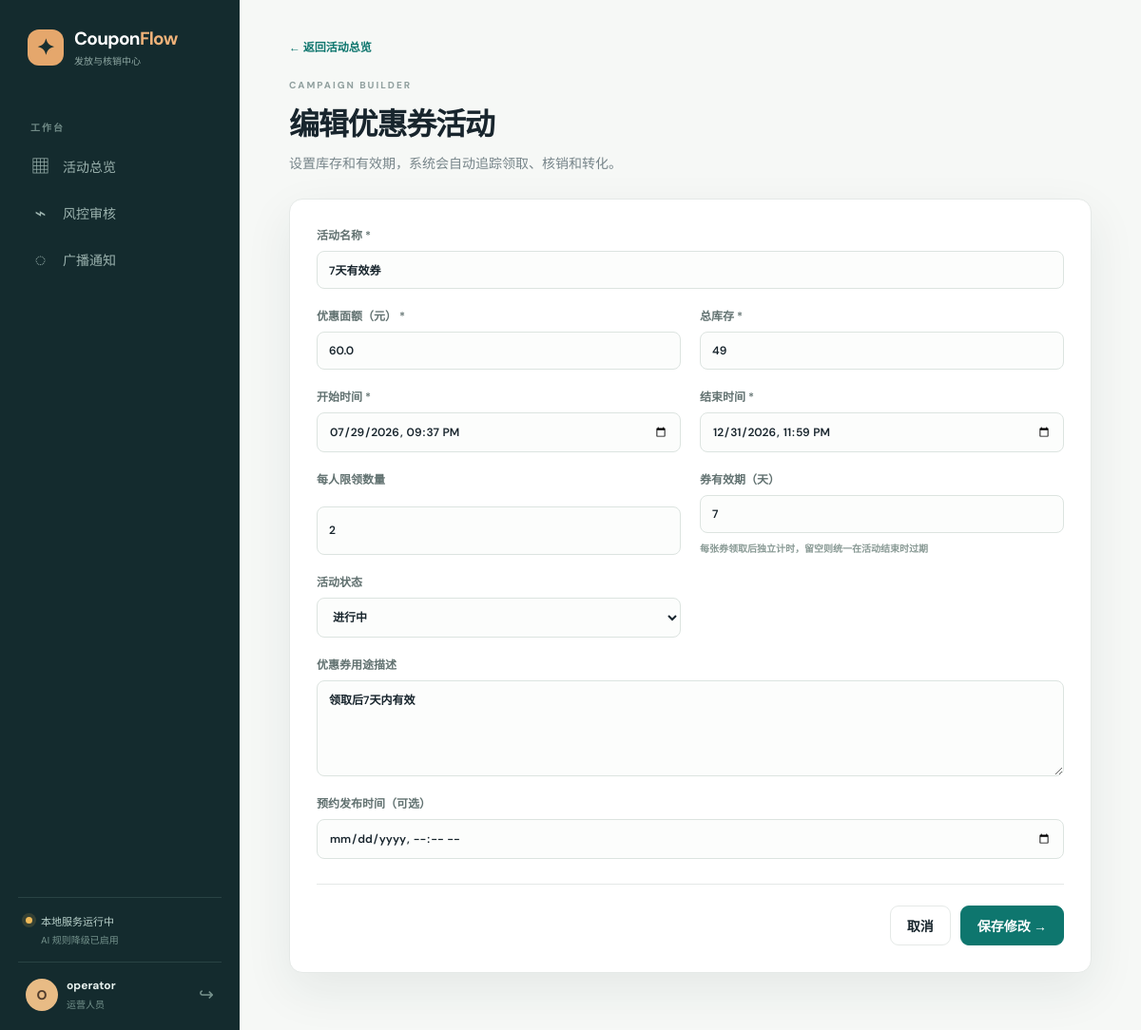
The page /operator/campaigns/5/edit (signed in) on the database its author committed.
### api/app/models/user.py (models this page shows, shortened)
class User(UserMixin, db.Model):
    __tablename__ = "users"
    id = db.Column(db.Integer, primary_key=True)
    username = db.Column(db.String(80), unique=True, nullable=False, index=True)
    password_hash = db.Column(db.String(256), nullable=False)
    role = db.Column(db.String(20), nullable=False, default="user")
    phone = db.Column(db.String(20), default="")
    age = db.Column(db.Integer, nullable=True)
    gender = db.Column(db.String(10), default="")
    hobbies = db.Column(db.String(200), default="")
    occupation = db.Column(db.String(100), default="")
    points = db.Column(db.Integer, default=0)
    last_login = db.Column(db.DateTime, default=datetime.now)
    created_at = db.Column(db.DateTime, default=datetime.now)
    coupons = db.relationship(
        "Coupon", backref="owner", lazy="dynamic", foreign_keys="Coupon.user_id"
    )
    campaign_reservations = db.relationship(
        "CampaignReservation",
        back_populates="user",
        lazy="dynamic",
        cascade="all, delete-orphan",
    )
    @property
    def password(self):
        raise AttributeError("password is not readable")

### api/app/models/campaign.py (models this page shows, shortened)
class Campaign(db.Model):
    __tablename__ = "campaigns"
    id = db.Column(db.Integer, primary_key=True)
    name = db.Column(db.String(200), nullable=False)
    amount = db.Column(db.Float, nullable=False, default=0.0)
    stock = db.Column(db.Integer, nullable=False, default=0)
    initial_stock = db.Column(db.Integer, nullable=False, default=0)
    start_date = db.Column(db.DateTime, nullable=False)
    end_date = db.Column(db.DateTime, nullable=False)
    per_user_limit = db.Column(db.Integer, nullable=False, default=1)
    description = db.Column(db.Text, default="")
    status = db.Column(db.String(20), nullable=False, default="draft")
    is_scheduled = db.Column(db.Boolean, default=False)
    scheduled_time = db.Column(db.DateTime, nullable=True)
    coupon_validity_days = db.Column(db.Integer, nullable=True)
    created_by = db.Column(db.Integer, db.ForeignKey("users.id"), nullable=False)
    created_at = db.Column(db.DateTime, default=datetime.now)
    creator = db.relationship("User", backref="campaigns_created", foreign_keys=[created_by])
    coupons = db.relationship("Coupon", backref="campaign", lazy="dynamic")
    reservations = db.relationship(
        "CampaignReservation",
        back_populates="campaign",
        lazy="dynamic",
        cascade="all, delete-orphan",
    )

### api/app/routes/operator.py (the view, shortened to what this page needs)
@operator_bp.route("/campaigns/<int:campaign_id>/edit", methods=["GET", "POST"])
def edit_campaign(campaign_id):
    campaign = Campaign.query.get_or_404(campaign_id)
    return render_template(
        "operator/campaign_form.html", campaign=campaign, is_edit=True
    )

### ai/providers/bedrock.py (called while the page is built)
    @property
    def available(self) -> bool:
        if self.config.mock_mode:
            return False
        return bool(self.config.bearer_token or self._runtime_client is not None)

    @property
    def status(self) -> Mapping[str, Any]:
        if self.config.mock_mode:
            mode, label = "fallback", "规则引擎降级"
        elif self.config.bearer_token:
            mode, label = "bedrock_api", "Bedrock API"
        elif self._runtime_client is not None:
            mode, label = "bedrock_sdk", "Bedrock SDK"
        else:
            mode, label = "fallback", "规则引擎降级"
        return {
            "mode": mode,
            "label": label,
            "connected": self.available,
            "model": self.config.model_id,
            "region": self.config.region,
        }

### ai/service.py (called while the page is built)
    @property
    def status(self) -> dict[str, Any]:
        return dict(self.provider.status)

### api/app/__init__.py (called while the page is built)
@login_manager.user_loader
def load_user(user_id):
    from api.app.models import User
    return db.session.get(User, int(user_id))

### api/app/routes/operator.py (called while the page is built)
@operator_bp.before_request
@login_required
@operator_required
def before_request():
    pass

### api/app/services/ai_gateway.py (called while the page is built)
    @property
    def status(self):
        return self._service.status

### ui/templates/operator/campaign_form.html
{% extends 'base.html' %}{% block title %}{{ '编辑活动' if is_edit else '创建活动' }} · CouponFlow{% endblock %}{% block content %}<div class="narrow-page"><a class="back-link" href="{{ url_for('operator.dashboard') }}">← 返回活动总览</a><div class="page-heading"><p class="kicker">CAMPAIGN BUILDER</p><h1>{{ '编辑优惠券活动' if is_edit else '创建优惠券活动' }}</h1><p>设置库存和有效期，系统会自动追踪领取、核销和转化。</p></div><form method="post" class="form-card"><div class="form-grid"><label class="span-2">活动名称 *<input name="name" required value="{{ campaign.name if campaign else '' }}" placeholder="例如：周末咖啡唤醒计划"></label><label>优惠面额（元） *<input name="amount" type="number" step="0.01" min="1" required value="{{ campaign.amount if campaign else '' }}" placeholder="50"></label><label>总库存 *<input name="stock" type="number" min="1" required value="{{ campaign.stock if campaign else '1' }}" placeholder="100"></label><label>开始时间 *<input name="start_date" type="datetime-local" required value="{{ campaign.start_date.strftime('%Y-%m-%dT%H:%M') if campaign else '' }}"></label><label>结束时间 *<input name="end_date" type="datetime-local" required value="{{ campaign.end_date.strftime('%Y-%m-%dT%H:%M') if campaign else '' }}"></label><label>每人限领数量<input name="per_user_limit" type="number" min="1" value="{{ campaign.per_user_limit if campaign else 1 }}"></label><label>券有效期（天）<input name="coupon_validity_days" type="number" min="1" value="{{ campaign.coupon_validity_days if campaign else '' }}" placeholder="留空=活动截止日到期"><small style="color:#889994">每张券领取后独立计时，留空则统一在活动结束时过期</small></label><label>活动状态{% if is_edit %}<select name="status"><option value="active" {% if campaign.status == 'active' %}selected{% endif %}>进行中</option><option value="draft" {% if campaign.status == 'draft' %}selected{% endif %}>草稿</option><option value="cancelled" {% if campaign.status == 'cancelled' %}selected{% endif %}>已取消</option></select>{% else %}<select name="is_scheduled"><option value="">立即发布</option><option value="on">预约发布（填写后端时间）</option></select>{% endif %}</label><label class="span-2">优惠券用途描述<textarea name="description" rows="4" placeholder="帮助 AI 理解这张券适合谁，例如：适合喜欢咖啡和轻食的用户">{{ campaign.description if campaign else '' }}</textarea></label><label class="span-2">预约发布时间（可选）<input name="scheduled_time" type="datetime-local" value="{{ campaign.scheduled_time.strftime('%Y-%m-%dT%H:%M') if campaign and campaign.scheduled_time else '' }}"></label></div><div class="form-actions"><a class="button" href="{{ url_for('operator.dashboard') }}">取消</a><button class="button button-primary" type="submit">{{ '保存修改' if is_edit else '发布活动' }} →</button></div></form></div>{% endblock %}

### ui/templates/base.html (shortened to what this page needs)
<!doctype html>
<html lang="zh-CN">
<head>
  <link rel="stylesheet" href="{{ url_for('static', filename='css/style.css') }}">
</head>
<body>
  <div class="app-shell">
    <aside class="sidebar">
      <a class="brand" href="{{ url_for('auth.index') }}">
        <span class="brand-mark">✦</span>
        <span><strong>Coupon<span>Flow</span></strong><small>发放与核销中心</small></span>
      </a>
      {% if current_user.is_authenticated %}
      <div class="side-label">工作台</div>
      <nav class="side-nav">
        {% if current_user.role == 'operator' %}
          <a href="{{ url_for('operator.dashboard') }}" class="{% if request.endpoint == 'operator.dashboard' %}active{% endif %}"><span>▦</span>活动总览</a>
          <a href="{{ url_for('operator.risk_logs') }}" class=""><span>⌁</span>风控审核</a>
          <a href="{{ url_for('operator.notifications') }}" class="{% if request.endpoint == 'operator.notifications' %}active{% endif %}"><span>◌</span>广播通知</a>
        {% elif current_user.role == 'verifier' %}
          <a href="{{ url_for('verifier.dashboard') }}" class="{% if request.endpoint == 'verifier.dashboard' %}active{% endif %}"><span>⌕</span>现场核销</a>
          <a href="{{ url_for('verifier.history') }}" class="{% if request.endpoint == 'verifier.history' %}active{% endif %}"><span>◷</span>核销记录</a>
        {% elif current_user.role == 'admin' %}
          <a href="{{ url_for('admin_bp.dashboard') }}" class="{% if request.endpoint == 'admin_bp.dashboard' %}active{% endif %}"><span>◈</span>数据驾驶舱</a>
        {% endif %}
      </nav>
      <div class="sidebar-bottom">
        <div class="local-status"><i class="status-dot {{ 'connected' if ai_status.connected else 'fallback' }}"></i><span>{% if ai_status.connected %}{{ ai_status.label }} 已连接<small>{{ ai_status.model }} · {{ ai_status.region }}</small>{% else %}本地服务运行中<small>AI 规则降级已启用</small>{% endif %}</span></div>
        <div class="profile-mini"><span class="avatar">{{ current_user.username[:1].upper() }}</span><span><strong>{{ current_user.username }}</strong><small>{{ {'operator':'运营人员','user':'普通用户','verifier':'核销人员','admin':'管理员'}[current_user.role] }}</small></span><a href="{{ url_for('auth.logout') }}" title="退出登录">↪</a></div>
      </div>
      {% endif %}
    </aside>
    <main class="main-content">
      {% block content %}{% endblock %}
    </main>
  </div>
</body>
</html>

### ui/static/css/style.css (style rules this page uses)
:root { --ink:#18252d;--muted:#77858a;--line:#e5e9e7;--paper:#f6f8f6;--white:#fff;--teal:#0e766e;--teal-dark:#075a55;--mint:#dff1e9;--coral:#ec765d;--yellow:#f4bf53;--purple:#8375c7;--red:#d85a51;--shadow:0 18px 50px rgba(28,52,51,.08) }
* { box-sizing:border-box }
body { margin:0;background:var(--paper);color:var(--ink);font-family:'Noto Sans SC','DM Sans',sans-serif;font-size:14px }
a { color:inherit;text-decoration:none }
button,input,select,textarea { font:inherit }
button { cursor:pointer }
h1,h2,h3,p { margin-top:0 }
h1 { font-size:32px;letter-spacing:-1.2px;margin:0 0 9px;font-weight:800 }
.app-shell { display:flex;min-height:100vh }
.sidebar { width:252px;background:#142b2e;color:#d6e5e1;padding:28px 19px 20px;display:flex;flex-direction:column;position:fixed;inset:0 auto 0 0;z-index:5 }
.brand { display:flex;gap:11px;align-items:center;color:#fff;padding:0 10px }
.brand-mark { width:38px;height:38px;border-radius:12px;background:#e5a76c;color:#172f30;display:grid;place-items:center;font-size:23px;font-weight:800 }
.brand strong { display:block;font-size:19px;letter-spacing:-.7px }
.brand strong span { color:#f0b279 }
.brand small { display:block;color:#91aaa5;font-size:10px;margin-top:3px }
.side-label { color:#718b87;font-size:10px;font-weight:700;letter-spacing:2px;margin:55px 13px 12px }
.side-nav { display:grid;gap:5px }
.side-nav a { display:flex;align-items:center;gap:13px;color:#9bb2ae;padding:12px 13px;border-radius:10px;position:relative }
.side-nav a span { font-size:20px;line-height:1;width:21px;text-align:center }
.sidebar-bottom { margin-top:auto }
.local-status { border-top:1px solid #294344;padding:16px 8px;display:flex;gap:9px;color:#b8d0ca;font-size:11px }
.local-status i,.scanner-status i { width:7px;height:7px;border-radius:50%;background:#62d6a4;box-shadow:0 0 0 4px rgba(98,214,164,.12);margin-top:4px;flex:none }
.local-status small,.profile-mini small { display:block;color:#75938d;font-size:10px;margin-top:4px }
.profile-mini { border-top:1px solid #294344;padding:16px 8px 0;display:flex;align-items:center;gap:9px }
.profile-mini strong { display:block;font-size:12px;color:#e7f1ee }
.profile-mini a { margin-left:auto;color:#76918c;font-size:19px }
.avatar { height:34px;width:34px;display:inline-grid;place-items:center;border-radius:50%;background:#e8bb85;color:#533d2d;font-weight:800 }
.main-content { margin-left:252px;flex:1;max-width:1520px;padding:40px 52px 60px }
.kicker { font-size:10px;letter-spacing:2px;color:#91a09f;font-weight:800;margin:0 0 9px }
.page-top>div p:last-child,.page-heading>p:last-child { color:var(--muted);margin-bottom:0 }
.button { border:1px solid var(--line);border-radius:9px;min-height:42px;padding:10px 17px;background:#fff;color:var(--ink);display:inline-flex;gap:8px;align-items:center;justify-content:center;font-weight:700 }
.button-primary { background:var(--teal);border-color:var(--teal);color:#fff }
.back-link { display:inline-block;color:var(--teal);font-size:12px;font-weight:700;margin-bottom:25px }
.page-heading { margin-bottom:28px }
.narrow-page { max-width:850px }
.form-card { background:#fff;border:1px solid var(--line);border-radius:14px;padding:28px;box-shadow:var(--shadow) }
.form-grid { display:grid;grid-template-columns:1fr 1fr;gap:19px 20px }
label { display:grid;gap:8px;color:#627271;font-weight:600;font-size:12px }
input,select,textarea { border:1px solid #dce4e0;border-radius:8px;background:#fcfdfc;padding:11px 12px;outline:none;color:var(--ink) }
textarea { resize:vertical;line-height:1.6 }
.span-2 { grid-column:span 2 }
.form-actions { display:flex;justify-content:flex-end;gap:10px;border-top:1px solid var(--line);padding-top:22px;margin-top:26px }
.status-dot.fallback { background:#f0bb59;box-shadow:0 0 0 4px rgba(240,187,89,.15) }

### rows shown on the page
User: username "O", username "operator", role "运营人员"
Campaign: name "7天有效券", amount "60.0", stock "49", start_date "07/29/2026 21:37", end_date "12/31/2026 23:59", per_user_limit "2", coupon_validity_days "7", status "进行中", description "领取后7天内有效"

### other values the page prints
{{ '编辑优惠券活动' if is_edit else '创建优惠券活动' }} "编辑优惠券活动"
{{ '保存修改' if is_edit else '发布活动' }} "保存修改"
